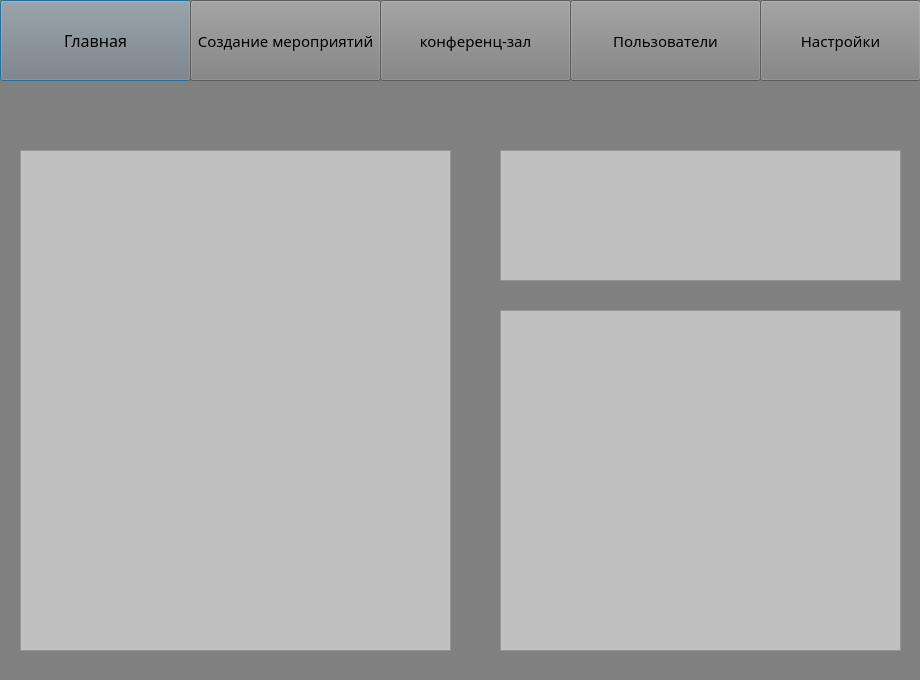
<?xml version="1.0" encoding="UTF-8"?>
<ui version="4.0">
 <class>Dialog</class>
 <widget class="QDialog" name="Dialog">
  <property name="geometry">
   <rect>
    <x>0</x>
    <y>0</y>
    <width>920</width>
    <height>680</height>
   </rect>
  </property>
  <property name="windowTitle">
   <string>Dialog</string>
  </property>
  <property name="styleSheet">
   <string notr="true">background-color: #808080</string>
  </property>
  <widget class="QPushButton" name="main">
   <property name="geometry">
    <rect>
     <x>0</x>
     <y>0</y>
     <width>191</width>
     <height>81</height>
    </rect>
   </property>
   <property name="font">
    <font>
     <family>Mongolian Baiti</family>
     <pointsize>12</pointsize>
    </font>
   </property>
   <property name="text">
    <string>Главная</string>
   </property>
   <property name="icon">
    <iconset>
     <normaloff>../img/free-icon-star-126482.png</normaloff>../img/free-icon-star-126482.png</iconset>
   </property>
  </widget>
  <widget class="QPushButton" name="activity">
   <property name="geometry">
    <rect>
     <x>190</x>
     <y>0</y>
     <width>191</width>
     <height>81</height>
    </rect>
   </property>
   <property name="font">
    <font>
     <family>Mongolian Baiti</family>
     <pointsize>11</pointsize>
    </font>
   </property>
   <property name="text">
    <string>Создание мероприятий</string>
   </property>
   <property name="icon">
    <iconset>
     <normaloff>../img/free-icon-musical-note-126493.png</normaloff>../img/free-icon-musical-note-126493.png</iconset>
   </property>
  </widget>
  <widget class="QPushButton" name="conf">
   <property name="geometry">
    <rect>
     <x>380</x>
     <y>0</y>
     <width>191</width>
     <height>81</height>
    </rect>
   </property>
   <property name="font">
    <font>
     <family>Mongolian Baiti</family>
     <pointsize>11</pointsize>
    </font>
   </property>
   <property name="text">
    <string>конференц-зал</string>
   </property>
   <property name="icon">
    <iconset>
     <normaloff>../img/free-icon-pie-chart-126484.png</normaloff>../img/free-icon-pie-chart-126484.png</iconset>
   </property>
  </widget>
  <widget class="QPushButton" name="users">
   <property name="geometry">
    <rect>
     <x>570</x>
     <y>0</y>
     <width>191</width>
     <height>81</height>
    </rect>
   </property>
   <property name="font">
    <font>
     <family>Mongolian Baiti</family>
     <pointsize>11</pointsize>
    </font>
   </property>
   <property name="text">
    <string>Пользователи</string>
   </property>
   <property name="icon">
    <iconset>
     <normaloff>../img/free-icon-avatar-126486.png</normaloff>../img/free-icon-avatar-126486.png</iconset>
   </property>
  </widget>
  <widget class="QPushButton" name="setin">
   <property name="geometry">
    <rect>
     <x>760</x>
     <y>0</y>
     <width>161</width>
     <height>81</height>
    </rect>
   </property>
   <property name="font">
    <font>
     <family>Mongolian Baiti</family>
     <pointsize>11</pointsize>
    </font>
   </property>
   <property name="text">
    <string>Настройки</string>
   </property>
   <property name="icon">
    <iconset>
     <normaloff>../img/free-icon-settings-126472.png</normaloff>../img/free-icon-settings-126472.png</iconset>
   </property>
  </widget>
  <widget class="QFrame" name="activity_2">
   <property name="geometry">
    <rect>
     <x>20</x>
     <y>150</y>
     <width>431</width>
     <height>501</height>
    </rect>
   </property>
   <property name="styleSheet">
    <string notr="true">background-color: #C0C0C0</string>
   </property>
   <property name="frameShape">
    <enum>QFrame::StyledPanel</enum>
   </property>
   <property name="frameShadow">
    <enum>QFrame::Raised</enum>
   </property>
  </widget>
  <widget class="QFrame" name="project">
   <property name="geometry">
    <rect>
     <x>500</x>
     <y>150</y>
     <width>401</width>
     <height>131</height>
    </rect>
   </property>
   <property name="styleSheet">
    <string notr="true">background-color: #C0C0C0</string>
   </property>
   <property name="frameShape">
    <enum>QFrame::StyledPanel</enum>
   </property>
   <property name="frameShadow">
    <enum>QFrame::Raised</enum>
   </property>
  </widget>
  <widget class="QFrame" name="info">
   <property name="geometry">
    <rect>
     <x>500</x>
     <y>310</y>
     <width>401</width>
     <height>341</height>
    </rect>
   </property>
   <property name="styleSheet">
    <string notr="true">background-color: #C0C0C0</string>
   </property>
   <property name="frameShape">
    <enum>QFrame::StyledPanel</enum>
   </property>
   <property name="frameShadow">
    <enum>QFrame::Raised</enum>
   </property>
  </widget>
 </widget>
 <resources/>
 <connections/>
</ui>
